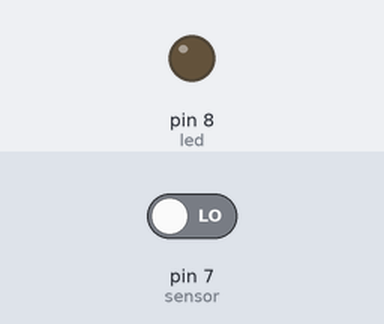
Bench run of a sketch on a simulated Arduino Uno, built with avr-gcc and run on an emulated ATmega328P. Parts: output pins drawn as LEDs (lit = HIGH). The inputs (shaded band) are chosen by the test bench; at power-on: pin 7 (sensor) LOW. What the sketch prints to the serial monitor is not drawn.

Above: at 1.2 s.
1.3 s: pin 7 (sensor) driven HIGH
At 2.5 s:
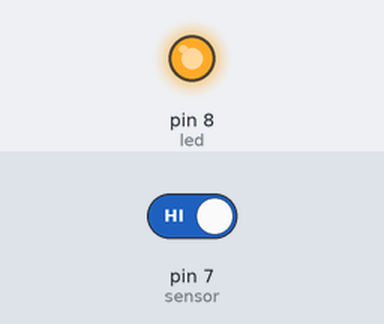
2.8 s: pin 7 (sensor) driven LOW
At 3.7 s:
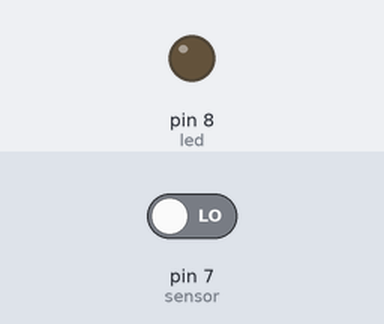
Timing chart, 0 to 5.8 s (numbered marks = the images above; inputs shaded):
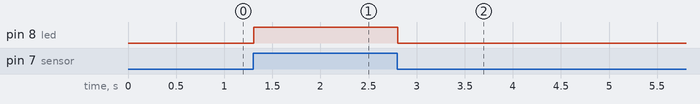

The sketch:

PIR_LED.ino
```cpp
//Jain College of Engineering & Research, Udyambag, Belagavi-590008
//Department of Electronics & Communication Engineering
//Program to detect motion using PIR sensor and turn On LED once motion is detected.

int sensor = 7;
int led = 8;
int sensor_value;

void setup()
{
 pinMode(sensor,INPUT);
 pinMode(led,OUTPUT);
 Serial.begin(9600);
}

void loop()
{
 sensor_value=digitalRead(sensor);
 Serial.println(sensor_value);

 if (sensor_value == 1)
 {
  digitalWrite(led, HIGH);
 }
 else
 {
  digitalWrite(led, LOW);
 }
}
```

Measured:
- after the input at 1.3 s, pin 8 (led): LOW → HIGH at once
- after the input at 2.8 s, pin 8 (led): HIGH → LOW at once
